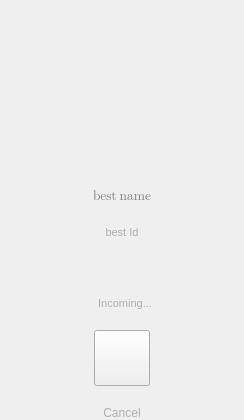
                  <widget class="QWidget" name="outgoingCallPage">
                   <property name="sizePolicy">
                    <sizepolicy hsizetype="MinimumExpanding" vsizetype="MinimumExpanding">
                     <horstretch>0</horstretch>
                     <verstretch>0</verstretch>
                    </sizepolicy>
                   </property>
                   <layout class="QGridLayout" name="gridLayout_7">
                    <property name="leftMargin">
                     <number>0</number>
                    </property>
                    <property name="topMargin">
                     <number>0</number>
                    </property>
                    <property name="rightMargin">
                     <number>0</number>
                    </property>
                    <property name="bottomMargin">
                     <number>0</number>
                    </property>
                    <property name="spacing">
                     <number>0</number>
                    </property>
                    <item row="0" column="0">
                     <widget class="QWidget" name="outgoingCall" native="true">
                      <property name="sizePolicy">
                       <sizepolicy hsizetype="MinimumExpanding" vsizetype="Fixed">
                        <horstretch>0</horstretch>
                        <verstretch>0</verstretch>
                       </sizepolicy>
                      </property>
                      <property name="minimumSize">
                       <size>
                        <width>244</width>
                        <height>420</height>
                       </size>
                      </property>
                      <property name="maximumSize">
                       <size>
                        <width>244</width>
                        <height>16777215</height>
                       </size>
                      </property>
                      <property name="baseSize">
                       <size>
                        <width>0</width>
                        <height>0</height>
                       </size>
                      </property>
                      <layout class="QVBoxLayout" name="spinnerLayout_3">
                       <property name="spacing">
                        <number>10</number>
                       </property>
                       <property name="leftMargin">
                        <number>0</number>
                       </property>
                       <property name="topMargin">
                        <number>0</number>
                       </property>
                       <property name="rightMargin">
                        <number>0</number>
                       </property>
                       <property name="bottomMargin">
                        <number>0</number>
                       </property>
                       <item>
                        <layout class="QHBoxLayout" name="horizontalLayout_3">
                         <property name="bottomMargin">
                          <number>0</number>
                         </property>
                         <item>
                          <widget class="QLabel" name="callingPhoto">
                           <property name="sizePolicy">
                            <sizepolicy hsizetype="Preferred" vsizetype="Minimum">
                             <horstretch>0</horstretch>
                             <verstretch>0</verstretch>
                            </sizepolicy>
                           </property>
                           <property name="minimumSize">
                            <size>
                             <width>166</width>
                             <height>166</height>
                            </size>
                           </property>
                           <property name="maximumSize">
                            <size>
                             <width>166</width>
                             <height>166</height>
                            </size>
                           </property>
                           <property name="baseSize">
                            <size>
                             <width>166</width>
                             <height>166</height>
                            </size>
                           </property>
                           <property name="text">
                            <string/>
                           </property>
                           <property name="alignment">
                            <set>Qt::AlignCenter</set>
                           </property>
                          </widget>
                         </item>
                        </layout>
                       </item>
                       <item>
                        <widget class="QLabel" name="callingBestNameLabel">
                         <property name="sizePolicy">
                          <sizepolicy hsizetype="Preferred" vsizetype="Expanding">
                           <horstretch>0</horstretch>
                           <verstretch>0</verstretch>
                          </sizepolicy>
                         </property>
                         <property name="minimumSize">
                          <size>
                           <width>0</width>
                           <height>40</height>
                          </size>
                         </property>
                         <property name="font">
                          <font>
                           <family>Segoe UI Emoji</family>
                           <pointsize>10</pointsize>
                          </font>
                         </property>
                         <property name="styleSheet">
                          <string notr="true">color: rgb(128, 128, 128);</string>
                         </property>
                         <property name="text">
                          <string>best name</string>
                         </property>
                         <property name="alignment">
                          <set>Qt::AlignCenter</set>
                         </property>
                        </widget>
                       </item>
                       <item>
                        <widget class="QLabel" name="callingBestIdLabel">
                         <property name="sizePolicy">
                          <sizepolicy hsizetype="Expanding" vsizetype="Preferred">
                           <horstretch>0</horstretch>
                           <verstretch>0</verstretch>
                          </sizepolicy>
                         </property>
                         <property name="font">
                          <font>
                           <pointsize>8</pointsize>
                          </font>
                         </property>
                         <property name="styleSheet">
                          <string notr="true">color: rgb(174, 174, 174);</string>
                         </property>
                         <property name="text">
                          <string>best Id</string>
                         </property>
                         <property name="alignment">
                          <set>Qt::AlignCenter</set>
                         </property>
                        </widget>
                       </item>
                       <item>
                        <spacer name="verticalSpacer_9">
                         <property name="orientation">
                          <enum>Qt::Vertical</enum>
                         </property>
                         <property name="sizeType">
                          <enum>QSizePolicy::Minimum</enum>
                         </property>
                         <property name="sizeHint" stdset="0">
                          <size>
                           <width>20</width>
                           <height>10</height>
                          </size>
                         </property>
                        </spacer>
                       </item>
                       <item>
                        <widget class="QLabel" name="spinnerLabel">
                         <property name="sizePolicy">
                          <sizepolicy hsizetype="MinimumExpanding" vsizetype="MinimumExpanding">
                           <horstretch>0</horstretch>
                           <verstretch>0</verstretch>
                          </sizepolicy>
                         </property>
                         <property name="minimumSize">
                          <size>
                           <width>20</width>
                           <height>0</height>
                          </size>
                         </property>
                         <property name="text">
                          <string/>
                         </property>
                         <property name="alignment">
                          <set>Qt::AlignCenter</set>
                         </property>
                        </widget>
                       </item>
                       <item>
                        <widget class="QLabel" name="callingStatusLabel">
                         <property name="font">
                          <font>
                           <pointsize>8</pointsize>
                          </font>
                         </property>
                         <property name="styleSheet">
                          <string notr="true">color: rgb(174, 174, 174);</string>
                         </property>
                         <property name="text">
                          <string>  Incoming...</string>
                         </property>
                         <property name="alignment">
                          <set>Qt::AlignCenter</set>
                         </property>
                        </widget>
                       </item>
                       <item>
                        <spacer name="verticalSpacer_10">
                         <property name="orientation">
                          <enum>Qt::Vertical</enum>
                         </property>
                         <property name="sizeType">
                          <enum>QSizePolicy::Minimum</enum>
                         </property>
                         <property name="sizeHint" stdset="0">
                          <size>
                           <width>20</width>
                           <height>10</height>
                          </size>
                         </property>
                        </spacer>
                       </item>
                       <item>
                        <layout class="QVBoxLayout" name="verticalLayout_6">
                         <property name="spacing">
                          <number>20</number>
                         </property>
                         <property name="bottomMargin">
                          <number>0</number>
                         </property>
                         <item>
                          <layout class="QHBoxLayout" name="horizontalLayout">
                           <property name="spacing">
                            <number>0</number>
                           </property>
                           <property name="bottomMargin">
                            <number>0</number>
                           </property>
                           <item>
                            <widget class="QPushButton" name="cancelButton">
                             <property name="sizePolicy">
                              <sizepolicy hsizetype="Fixed" vsizetype="Fixed">
                               <horstretch>0</horstretch>
                               <verstretch>0</verstretch>
                              </sizepolicy>
                             </property>
                             <property name="minimumSize">
                              <size>
                               <width>56</width>
                               <height>56</height>
                              </size>
                             </property>
                             <property name="maximumSize">
                              <size>
                               <width>56</width>
                               <height>56</height>
                              </size>
                             </property>
                             <property name="baseSize">
                              <size>
                               <width>56</width>
                               <height>56</height>
                              </size>
                             </property>
                             <property name="toolTip">
                              <string>Cancel outgoing call</string>
                             </property>
                             <property name="layoutDirection">
                              <enum>Qt::LeftToRight</enum>
                             </property>
                             <property name="icon">
                              <iconset resource="../../resources/ressources.qrc">
                               <normaloff>:/images/icons/ic_close_white_24dp.png</normaloff>:/images/icons/ic_close_white_24dp.png</iconset>
                             </property>
                             <property name="iconSize">
                              <size>
                               <width>24</width>
                               <height>24</height>
                              </size>
                             </property>
                            </widget>
                           </item>
                          </layout>
                         </item>
                         <item>
                          <widget class="QLabel" name="cancelCallLabel">
                           <property name="styleSheet">
                            <string notr="true">color: rgb(174, 174, 174);</string>
                           </property>
                           <property name="text">
                            <string>Cancel</string>
                           </property>
                           <property name="alignment">
                            <set>Qt::AlignCenter</set>
                           </property>
                          </widget>
                         </item>
                        </layout>
                       </item>
                      </layout>
                     </widget>
                    </item>
                   </layout>
                  </widget>
